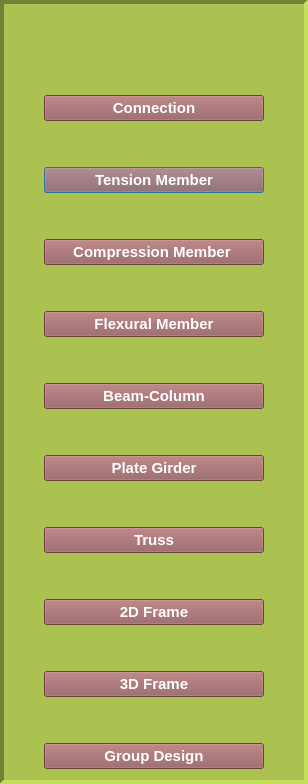
     <widget class="QFrame" name="frame">
      <property name="enabled">
       <bool>true</bool>
      </property>
      <property name="sizePolicy">
       <sizepolicy hsizetype="Preferred" vsizetype="Preferred">
        <horstretch>0</horstretch>
        <verstretch>0</verstretch>
       </sizepolicy>
      </property>
      <property name="minimumSize">
       <size>
        <width>0</width>
        <height>0</height>
       </size>
      </property>
      <property name="sizeIncrement">
       <size>
        <width>0</width>
        <height>0</height>
       </size>
      </property>
      <property name="baseSize">
       <size>
        <width>0</width>
        <height>0</height>
       </size>
      </property>
      <property name="autoFillBackground">
       <bool>false</bool>
      </property>
      <property name="styleSheet">
       <string notr="true">background-color: #abc250;</string>
      </property>
      <property name="frameShape">
       <enum>QFrame::Panel</enum>
      </property>
      <property name="frameShadow">
       <enum>QFrame::Sunken</enum>
      </property>
      <property name="lineWidth">
       <number>4</number>
      </property>
      <property name="midLineWidth">
       <number>2</number>
      </property>
      <layout class="QGridLayout" name="gridLayout_8">
       <property name="leftMargin">
        <number>40</number>
       </property>
       <property name="rightMargin">
        <number>40</number>
       </property>
       <property name="horizontalSpacing">
        <number>6</number>
       </property>
       <item row="6" column="0">
        <spacer name="verticalSpacer_20">
         <property name="orientation">
          <enum>Qt::Vertical</enum>
         </property>
         <property name="sizeHint" stdset="0">
          <size>
           <width>20</width>
           <height>40</height>
          </size>
         </property>
        </spacer>
       </item>
       <item row="10" column="0">
        <spacer name="verticalSpacer_22">
         <property name="orientation">
          <enum>Qt::Vertical</enum>
         </property>
         <property name="sizeType">
          <enum>QSizePolicy::Expanding</enum>
         </property>
         <property name="sizeHint" stdset="0">
          <size>
           <width>20</width>
           <height>40</height>
          </size>
         </property>
        </spacer>
       </item>
       <item row="8" column="0">
        <spacer name="verticalSpacer_21">
         <property name="orientation">
          <enum>Qt::Vertical</enum>
         </property>
         <property name="sizeHint" stdset="0">
          <size>
           <width>20</width>
           <height>40</height>
          </size>
         </property>
        </spacer>
       </item>
       <item row="16" column="0">
        <spacer name="verticalSpacer_25">
         <property name="orientation">
          <enum>Qt::Vertical</enum>
         </property>
         <property name="sizeHint" stdset="0">
          <size>
           <width>20</width>
           <height>40</height>
          </size>
         </property>
        </spacer>
       </item>
       <item row="14" column="0">
        <spacer name="verticalSpacer_24">
         <property name="orientation">
          <enum>Qt::Vertical</enum>
         </property>
         <property name="sizeHint" stdset="0">
          <size>
           <width>20</width>
           <height>40</height>
          </size>
         </property>
        </spacer>
       </item>
       <item row="12" column="0">
        <spacer name="verticalSpacer_23">
         <property name="orientation">
          <enum>Qt::Vertical</enum>
         </property>
         <property name="sizeHint" stdset="0">
          <size>
           <width>20</width>
           <height>40</height>
          </size>
         </property>
        </spacer>
       </item>
       <item row="1" column="0">
        <widget class="QPushButton" name="btn_connection">
         <property name="sizePolicy">
          <sizepolicy hsizetype="Preferred" vsizetype="Preferred">
           <horstretch>0</horstretch>
           <verstretch>0</verstretch>
          </sizepolicy>
         </property>
         <property name="font">
          <font>
           <family>Arial</family>
           <pointsize>11</pointsize>
           <weight>75</weight>
           <bold>true</bold>
          </font>
         </property>
         <property name="cursor">
          <cursorShape>ArrowCursor</cursorShape>
         </property>
         <property name="mouseTracking">
          <bool>false</bool>
         </property>
         <property name="focusPolicy">
          <enum>Qt::ClickFocus</enum>
         </property>
         <property name="contextMenuPolicy">
          <enum>Qt::ActionsContextMenu</enum>
         </property>
         <property name="toolTip">
          <string>Ctrl+Shift+C</string>
         </property>
         <property name="autoFillBackground">
          <bool>false</bool>
         </property>
         <property name="styleSheet">
          <string notr="true">QPushButton::hover
{
   background-color: #d97f7f;
   color:#000000 ;
   
}

QPushButton
{
background-color: #925a5b;
color:#ffffff;


}

</string>
         </property>
         <property name="text">
          <string>Connection</string>
         </property>
         <property name="shortcut">
          <string>Ctrl+Shift+C</string>
         </property>
         <property name="autoDefault">
          <bool>true</bool>
         </property>
         <property name="default">
          <bool>false</bool>
         </property>
         <property name="flat">
          <bool>false</bool>
         </property>
        </widget>
       </item>
       <item row="18" column="0">
        <spacer name="verticalSpacer_26">
         <property name="orientation">
          <enum>Qt::Vertical</enum>
         </property>
         <property name="sizeHint" stdset="0">
          <size>
           <width>20</width>
           <height>40</height>
          </size>
         </property>
        </spacer>
       </item>
       <item row="5" column="0">
        <widget class="QPushButton" name="btn_compression">
         <property name="sizePolicy">
          <sizepolicy hsizetype="Preferred" vsizetype="Preferred">
           <horstretch>0</horstretch>
           <verstretch>0</verstretch>
          </sizepolicy>
         </property>
         <property name="font">
          <font>
           <family>Arial</family>
           <pointsize>11</pointsize>
           <weight>75</weight>
           <bold>true</bold>
          </font>
         </property>
         <property name="toolTip">
          <string>Ctrl+Shift+M</string>
         </property>
         <property name="styleSheet">
          <string notr="true">QPushButton::hover
{
   background-color: #d97f7f;
   color:#000000 ;
}

QPushButton
{
background-color: #925a5b;
color:#ffffff;
}
</string>
         </property>
         <property name="text">
          <string>      Compression Member       </string>
         </property>
         <property name="shortcut">
          <string>Ctrl+Shift+M</string>
         </property>
         <property name="autoDefault">
          <bool>true</bool>
         </property>
        </widget>
       </item>
       <item row="7" column="0">
        <widget class="QPushButton" name="btn_flexural">
         <property name="sizePolicy">
          <sizepolicy hsizetype="Preferred" vsizetype="Preferred">
           <horstretch>0</horstretch>
           <verstretch>0</verstretch>
          </sizepolicy>
         </property>
         <property name="font">
          <font>
           <family>Arial</family>
           <pointsize>11</pointsize>
           <weight>75</weight>
           <bold>true</bold>
          </font>
         </property>
         <property name="toolTip">
          <string>Ctrl+Shift+F</string>
         </property>
         <property name="styleSheet">
          <string notr="true">QPushButton::hover
{
   background-color: #d97f7f;
   color:#000000 ;
}

QPushButton
{
background-color: #925a5b;
color:#ffffff;
}</string>
         </property>
         <property name="text">
          <string>Flexural Member</string>
         </property>
         <property name="shortcut">
          <string>Ctrl+Shift+F</string>
         </property>
         <property name="autoDefault">
          <bool>true</bool>
         </property>
        </widget>
       </item>
       <item row="9" column="0">
        <widget class="QPushButton" name="btn_beamCol">
         <property name="sizePolicy">
          <sizepolicy hsizetype="Preferred" vsizetype="Preferred">
           <horstretch>0</horstretch>
           <verstretch>0</verstretch>
          </sizepolicy>
         </property>
         <property name="font">
          <font>
           <family>Arial</family>
           <pointsize>11</pointsize>
           <weight>75</weight>
           <bold>true</bold>
          </font>
         </property>
         <property name="toolTip">
          <string>Ctrl+Shift+B</string>
         </property>
         <property name="styleSheet">
          <string notr="true">QPushButton::hover
{
   background-color: #d97f7f;
   color:#000000 ;
}

QPushButton
{
background-color: #925a5b;
color:#ffffff;
}</string>
         </property>
         <property name="text">
          <string>Beam-Column</string>
         </property>
         <property name="shortcut">
          <string>Ctrl+Shift+B</string>
         </property>
         <property name="autoDefault">
          <bool>true</bool>
         </property>
        </widget>
       </item>
       <item row="11" column="0">
        <widget class="QPushButton" name="btn_plate">
         <property name="sizePolicy">
          <sizepolicy hsizetype="Preferred" vsizetype="Preferred">
           <horstretch>0</horstretch>
           <verstretch>0</verstretch>
          </sizepolicy>
         </property>
         <property name="minimumSize">
          <size>
           <width>0</width>
           <height>0</height>
          </size>
         </property>
         <property name="font">
          <font>
           <family>Arial</family>
           <pointsize>11</pointsize>
           <weight>75</weight>
           <bold>true</bold>
          </font>
         </property>
         <property name="toolTip">
          <string>Ctrl+Shift+P</string>
         </property>
         <property name="styleSheet">
          <string notr="true">QPushButton::hover
{
   background-color: #d97f7f;
   color:#000000 ;
}

QPushButton
{
background-color: #925a5b;
color:#ffffff;
}</string>
         </property>
         <property name="text">
          <string>Plate Girder</string>
         </property>
         <property name="shortcut">
          <string>Ctrl+Shift+P</string>
         </property>
         <property name="autoDefault">
          <bool>true</bool>
         </property>
        </widget>
       </item>
       <item row="13" column="0">
        <widget class="QPushButton" name="btn_truss">
         <property name="sizePolicy">
          <sizepolicy hsizetype="Preferred" vsizetype="Preferred">
           <horstretch>0</horstretch>
           <verstretch>0</verstretch>
          </sizepolicy>
         </property>
         <property name="font">
          <font>
           <family>Arial</family>
           <pointsize>11</pointsize>
           <weight>75</weight>
           <bold>true</bold>
          </font>
         </property>
         <property name="toolTip">
          <string>Ctrl+Shift+R</string>
         </property>
         <property name="styleSheet">
          <string notr="true">QPushButton::hover
{
   background-color: #d97f7f;
   color:#000000 ;
}

QPushButton
{
background-color: #925a5b;
color:#ffffff;
}</string>
         </property>
         <property name="text">
          <string>Truss</string>
         </property>
         <property name="shortcut">
          <string>Ctrl+Shift+R</string>
         </property>
         <property name="autoDefault">
          <bool>true</bool>
         </property>
        </widget>
       </item>
       <item row="17" column="0">
        <widget class="QPushButton" name="btn_3dframe">
         <property name="enabled">
          <bool>true</bool>
         </property>
         <property name="sizePolicy">
          <sizepolicy hsizetype="Preferred" vsizetype="Preferred">
           <horstretch>0</horstretch>
           <verstretch>0</verstretch>
          </sizepolicy>
         </property>
         <property name="font">
          <font>
           <family>Arial</family>
           <pointsize>11</pointsize>
           <weight>75</weight>
           <bold>true</bold>
          </font>
         </property>
         <property name="toolTip">
          <string>Ctrl+3</string>
         </property>
         <property name="styleSheet">
          <string notr="true">QPushButton::hover
{
   background-color: #d97f7f;
   color:#000000 ;
}

QPushButton
{
background-color: #925a5b;
color:#ffffff;
}</string>
         </property>
         <property name="text">
          <string>3D Frame</string>
         </property>
         <property name="shortcut">
          <string>Ctrl+3</string>
         </property>
         <property name="autoDefault">
          <bool>true</bool>
         </property>
        </widget>
       </item>
       <item row="15" column="0">
        <widget class="QPushButton" name="btn_2dframe">
         <property name="sizePolicy">
          <sizepolicy hsizetype="Preferred" vsizetype="Preferred">
           <horstretch>0</horstretch>
           <verstretch>0</verstretch>
          </sizepolicy>
         </property>
         <property name="font">
          <font>
           <family>Arial</family>
           <pointsize>11</pointsize>
           <weight>75</weight>
           <bold>true</bold>
          </font>
         </property>
         <property name="toolTip">
          <string>Ctrl+2</string>
         </property>
         <property name="styleSheet">
          <string notr="true">QPushButton::hover
{
   background-color: #d97f7f;
   color:#000000 ;
}

QPushButton
{
background-color: #925a5b;
color:#ffffff;
}</string>
         </property>
         <property name="text">
          <string>2D Frame</string>
         </property>
         <property name="shortcut">
          <string>Ctrl+2</string>
         </property>
         <property name="autoDefault">
          <bool>true</bool>
         </property>
        </widget>
       </item>
       <item row="3" column="0">
        <widget class="QPushButton" name="btn_tension">
         <property name="sizePolicy">
          <sizepolicy hsizetype="Preferred" vsizetype="Preferred">
           <horstretch>0</horstretch>
           <verstretch>0</verstretch>
          </sizepolicy>
         </property>
         <property name="font">
          <font>
           <family>Arial</family>
           <pointsize>11</pointsize>
           <weight>75</weight>
           <bold>true</bold>
          </font>
         </property>
         <property name="toolTip">
          <string>Ctrl+Shift+T</string>
         </property>
         <property name="styleSheet">
          <string notr="true">QPushButton::hover
{
   background-color: #d97f7f;
   color:#000000 ;
   
}

QPushButton
{
background-color: #925a5b;
color:#ffffff;

}
</string>
         </property>
         <property name="text">
          <string>Tension Member</string>
         </property>
         <property name="shortcut">
          <string>Ctrl+Shift+T</string>
         </property>
         <property name="autoDefault">
          <bool>true</bool>
         </property>
         <property name="default">
          <bool>true</bool>
         </property>
        </widget>
       </item>
       <item row="19" column="0">
        <widget class="QPushButton" name="btn_groupdesign">
         <property name="sizePolicy">
          <sizepolicy hsizetype="Preferred" vsizetype="Preferred">
           <horstretch>0</horstretch>
           <verstretch>0</verstretch>
          </sizepolicy>
         </property>
         <property name="font">
          <font>
           <family>Arial</family>
           <pointsize>11</pointsize>
           <weight>75</weight>
           <bold>true</bold>
          </font>
         </property>
         <property name="toolTip">
          <string>Ctrl+Shift+D</string>
         </property>
         <property name="styleSheet">
          <string notr="true">QPushButton::hover
{
   background-color: #d97f7f;
   color:#000000 ;
}

QPushButton
{
background-color: #925a5b;
color:#ffffff;
}</string>
         </property>
         <property name="text">
          <string>Group Design</string>
         </property>
         <property name="shortcut">
          <string>Ctrl+Shift+D</string>
         </property>
         <property name="autoDefault">
          <bool>true</bool>
         </property>
        </widget>
       </item>
       <item row="2" column="0">
        <spacer name="verticalSpacer_18">
         <property name="orientation">
          <enum>Qt::Vertical</enum>
         </property>
         <property name="sizeHint" stdset="0">
          <size>
           <width>20</width>
           <height>40</height>
          </size>
         </property>
        </spacer>
       </item>
       <item row="4" column="0">
        <spacer name="verticalSpacer_19">
         <property name="orientation">
          <enum>Qt::Vertical</enum>
         </property>
         <property name="sizeHint" stdset="0">
          <size>
           <width>20</width>
           <height>40</height>
          </size>
         </property>
        </spacer>
       </item>
       <item row="0" column="0">
        <spacer name="verticalSpacer_6">
         <property name="orientation">
          <enum>Qt::Vertical</enum>
         </property>
         <property name="sizeType">
          <enum>QSizePolicy::Fixed</enum>
         </property>
         <property name="sizeHint" stdset="0">
          <size>
           <width>20</width>
           <height>80</height>
          </size>
         </property>
        </spacer>
       </item>
      </layout>
     </widget>
